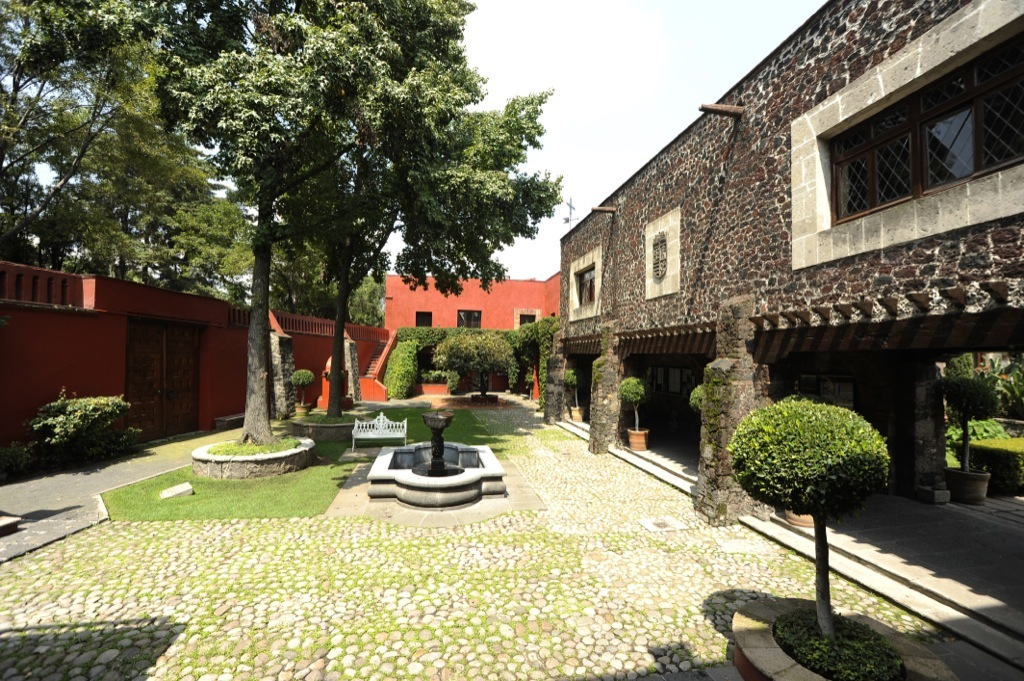
%> input picture 2P/buho.png, 1024 x 681 px
$ octave im_hist_match.m   (GNU Octave 9; MATLAB toolbox functions it lacks are replaced by stand-ins)
%> lines starting %> are read from the running program, lines starting %| are printed output that depends on the picture
clc; clear vars; close all;

im1=rgb2gray(imread("buho.png")); im2=rgb2gray(imread("cup.png"));
%> after `im1=rgb2gray(imread("buho.png"))`:
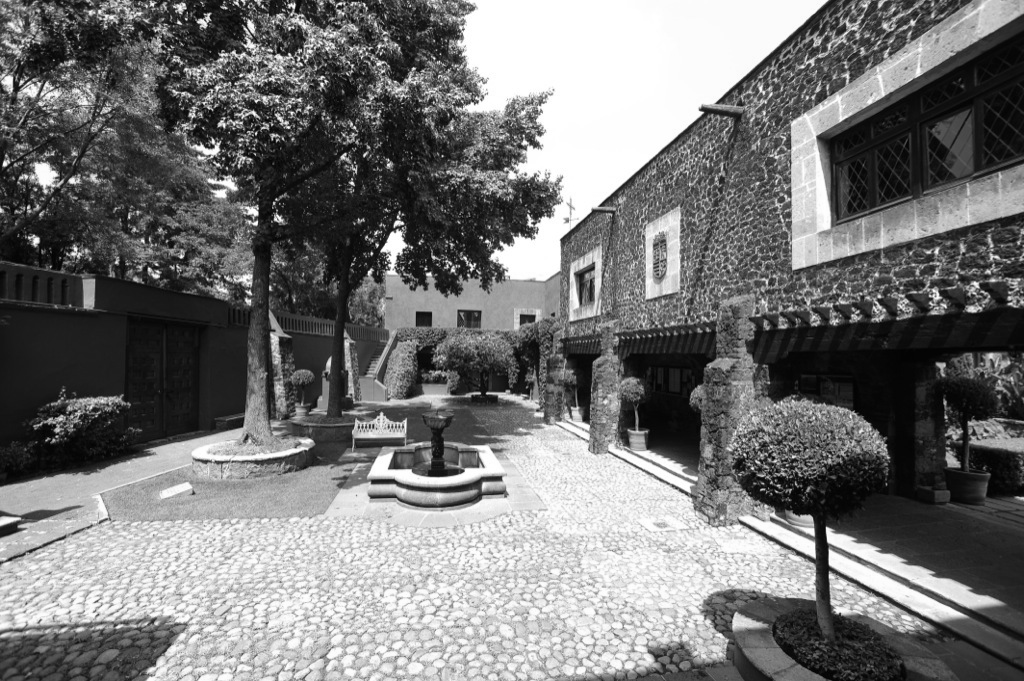
%> im1: size 681x1024 uint8; min 0, max 255, mean 117.4
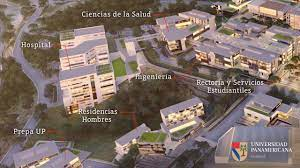
%> input picture 2P/cup.png, 300 x 168 px
%> after `im2=rgb2gray(imread("cup.png"))`:
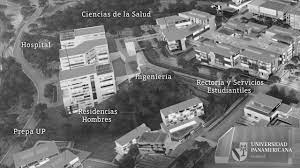
%> im2: size 168x300 uint8; min 1, max 253, mean 115.8

iHM = imhistmatch(im1, im2);
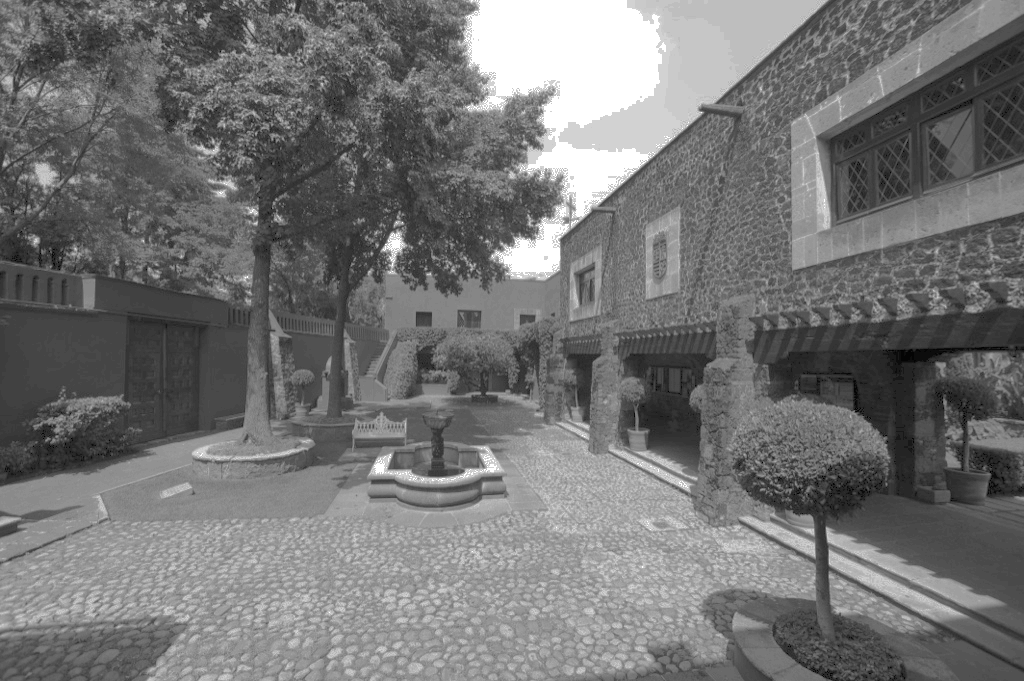
%> iHM: size 681x1024 uint8; min 0, max 255, mean 115.6


figure(); imshow(im1); title("BUHO");
figure(); imshow(im2); title("CUP");
figure(); imshow(iHM); title("MATCHED");

figure(); h=histogram(im1); title("BUHO HIST");
%> after `title("BUHO HIST")`:
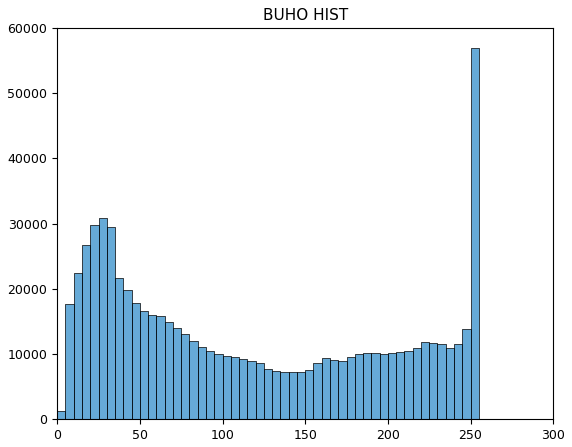
%> figure redrawn from the program's plot data; tallest bar 56947 high, from x = 250 to 255
figure(); h=histogram(im2); title("CUP HIST");
%> after `title("CUP HIST")`:
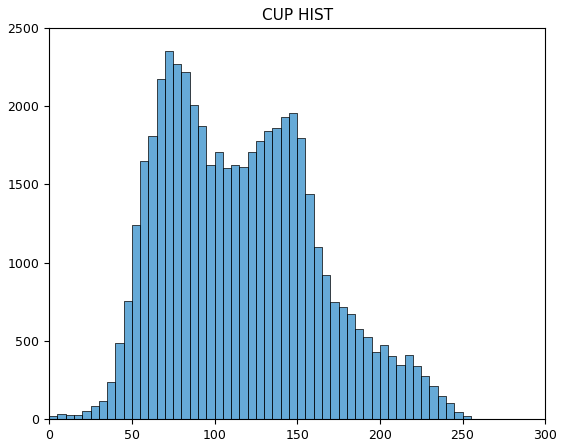
%> figure redrawn from the program's plot data; tallest bar 2350 high, from x = 70 to 75
figure(); h=histogram(iHM); title("MATCHED HIST");
%> after `title("MATCHED HIST")`:
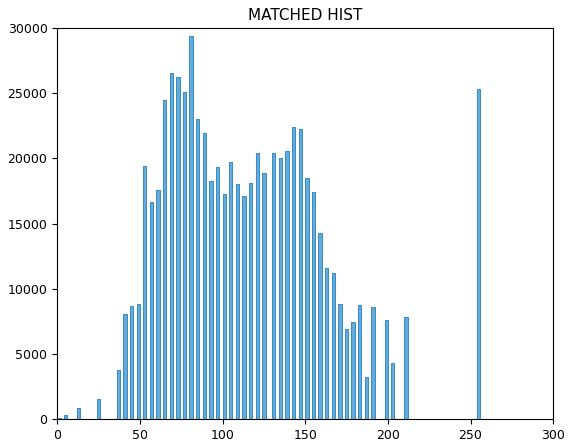
%> figure redrawn from the program's plot data; tallest bar 29410 high, from x = 80 to 82
